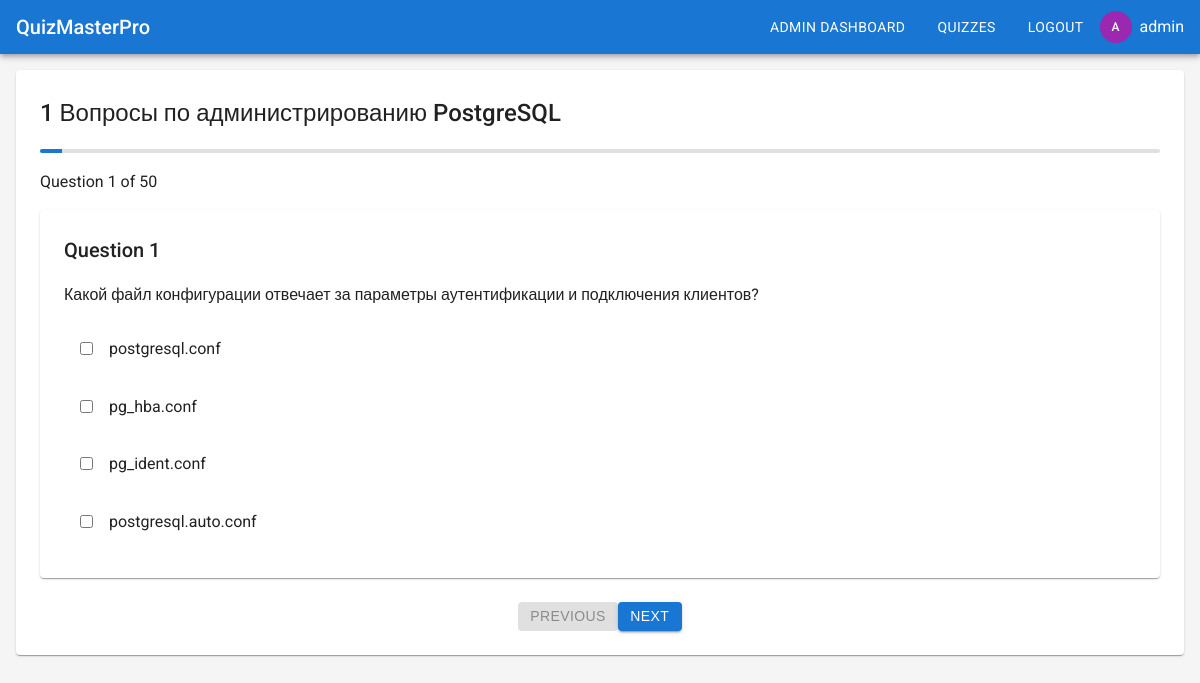
The app's page /quizzes/6/take (signed in), older data.
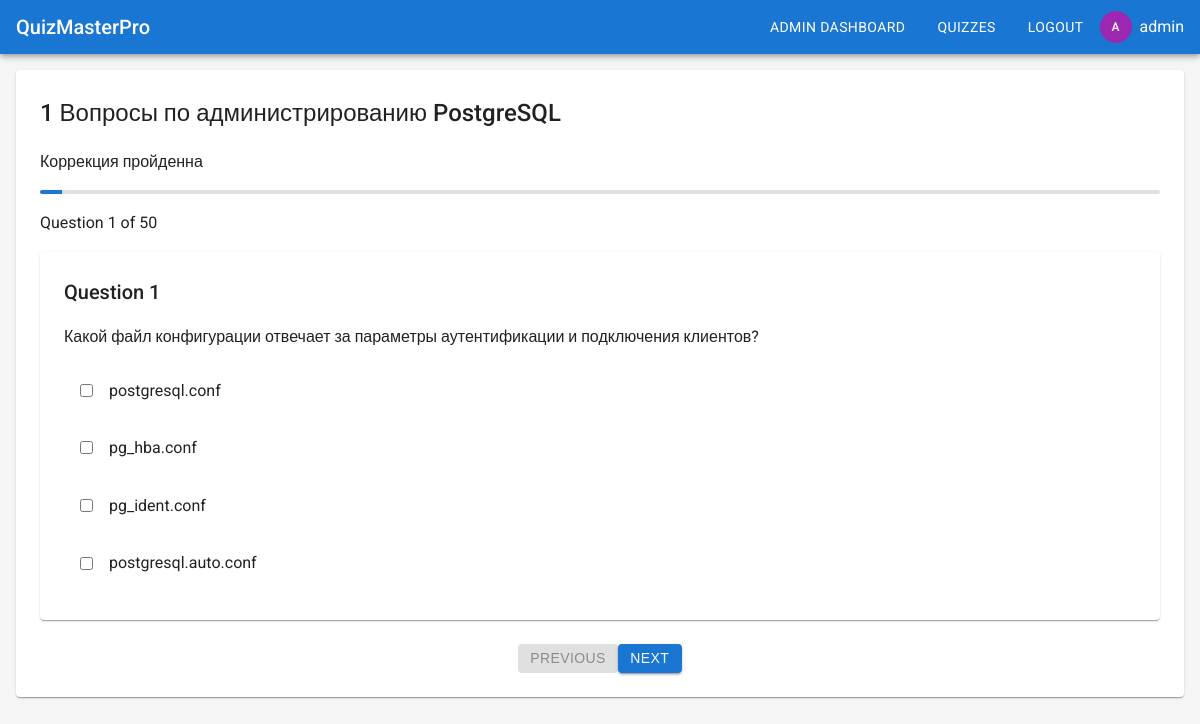
The same page, newer data.
### app/models.py (models this page shows, shortened)
class User(db.Model, UserMixin):
    id = db.Column(db.Integer, primary_key=True)
    username = db.Column(db.String(64), index=True, unique=True)
    password_hash = db.Column(db.String(128))
    is_admin = db.Column(db.Boolean, default=False)
    created_at = db.Column(db.DateTime, default=datetime.utcnow)

class Quiz(db.Model):
    id = db.Column(db.Integer, primary_key=True)
    title = db.Column(db.String(128), nullable=False)
    description = db.Column(db.Text)
    created_at = db.Column(db.DateTime, default=datetime.utcnow)
    created_by = db.Column(db.Integer, db.ForeignKey('user.id'))
    is_active = db.Column(db.Boolean, default=True)
    questions = db.relationship('Question', backref='quiz', lazy='dynamic', cascade='all, delete-orphan')

### app/routes/quiz_routes.py (the view)
@quiz_bp.route('/<int:quiz_id>/take')
@login_required
def take_quiz(quiz_id):
    quiz = Quiz.query.get_or_404(quiz_id)
    questions = Question.query.filter_by(quiz_id=quiz_id).order_by(Question.order).all()
    questions_data = []
    for q in questions:
        answers = Answer.query.filter_by(question_id=q.id).order_by(Answer.order).all()
        questions_data.append({
            'id': q.id,
            'text': q.text,
            'answers': [{'id': a.id, 'text': a.text} for a in answers]
        })
    logger.info(f'User {current_user.username} started quiz {quiz_id}')
    return render_template('quiz/take.html', quiz=quiz, questions=questions_data)

### app/__init__.py (called while the page is built)
def create_app():
    app = Flask(__name__)
    app.config.from_object(Config)
    db.init_app(app)
    login_manager.init_app(app)
    login_manager.login_view = 'auth.login'
    from app.routes.main import main_bp
    from app.routes.auth_routes import auth_bp
    from app.routes.quiz_routes import quiz_bp
    from app.routes.admin_routes import admin_bp
    app.register_blueprint(main_bp)
    app.register_blueprint(auth_bp, url_prefix='/auth')
    app.register_blueprint(quiz_bp, url_prefix='/quizzes')
    app.register_blueprint(admin_bp)
    @login_manager.user_loader
    def load_user(user_id):
        from app.models import User
        return User.query.get(int(user_id))
    return app

### app/templates/quiz/take.html (shortened to what this page needs)
{% extends "base.html" %}
{% block content %}
<div class="card">
    <div class="card-content">
        <h2>{{ quiz.title }}</h2>
        <p>{{ quiz.description or '' }}</p>
        <div id="questionProgress" class="progress-container"></div>
        <div id="quizContainer"></div>
        <div class="flex flex-center mt-3">
            <button id="prevQuestionBtn" class="btn btn-secondary mr-2">Previous</button>
            <button id="nextQuestionBtn" class="btn btn-primary">Next</button>
        </div>
    </div>
</div>
{% endblock %}

### app/templates/base.html (shortened to what this page needs)
<!DOCTYPE html>
<html lang="en">
<head>
    <link rel="stylesheet" href="{{ url_for('static', filename='css/material.css') }}">
</head>
<body>
    <nav class="navbar">
        <a href="{{ url_for('main.index') }}" class="navbar-brand">QuizMasterPro</a>
        <div class="navbar-menu">
            {% if current_user.is_authenticated %}
                {% if current_user.is_admin %}
                    <a href="{{ url_for('admin.dashboard') }}" class="navbar-item">Admin Dashboard</a>
                {% endif %}
                <a href="{{ url_for('quiz.list_quizzes') }}" class="navbar-item">Quizzes</a>
                <a href="{{ url_for('auth.logout') }}" class="navbar-item">Logout</a>
                <div class="user-info">
                    <span class="avatar">{{ current_user.username[0] | upper }}</span>
                    <span>{{ current_user.username }}</span>
                </div>
            {% else %}
                <a href="{{ url_for('auth.login') }}" class="navbar-item">Login</a>
            {% endif %}
        </div>
    </nav>
    <div class="container">
        {% block content %}
        {% endblock %}
    </div>
</body>
</html>

### app/static/css/material.css (style rules this page uses)
:root { --primary: #1976d2; --primary-dark: #1565c0; --primary-light: #42a5f5; --secondary: #9c27b0; --secondary-dark: #7b1fa2; --secondary-light: #ba68c8; --error: #d32f2f; --warning: #ed6c02; --info: #0288d1; --success: #2e7d32; --background: #f5f5f5; --surface: #ffffff; --text-primary: rgba(0, 0, 0, 0.87); --text-secondary: rgba(0, 0, 0, 0.6); --text-disabled: rgba(0, 0, 0, 0.38); --divider: rgba(0, 0, 0, 0.12); }
body { font-family: 'Roboto', sans-serif; margin: 0; padding: 0; background-color: var(--background); color: var(--text-primary); line-height: 1.6; }
h1, h2, h3, h4, h5, h6 { font-weight: 500; margin: 0 0 1rem 0; }
h2 { font-size: 1.5rem; }
.container { max-width: 1200px; margin: 0 auto; padding: 1rem; }
.card { background: var(--surface); border-radius: 4px; box-shadow: 0 2px 1px -1px rgba(0,0,0,0.2), 0 1px 1px 0 rgba(0,0,0,0.14), 0 1px 3px 0 rgba(0,0,0,0.12); padding: 1.5rem; margin-bottom: 1.5rem; }
.btn { display: inline-flex; align-items: center; justify-content: center; padding: 0.25rem 0.75rem; border-radius: 4px; font-size: 0.875rem; font-weight: 500; text-transform: uppercase; letter-spacing: 0.02857em; cursor: pointer; border: none; transition: background-color 250ms cubic-bezier(0.4, 0, 0.2, 1) 0ms, box-shadow 250ms cubic-bezier(0.4, 0, 0.2, 1) 0ms, border 250ms cubic-bezier(0.4, 0, 0.2, 1) 0ms; min-width: 64px; box-shadow: 0 3px 1px -2px rgba(0,0,0,0.2), 0 2px 2px 0 rgba(0,0,0,0.14), 0 1px 5px 0 rgba(0,0,0,0.12); line-height: 1.5; }
.btn:disabled { background-color: rgba(0, 0, 0, 0.12); color: var(--text-disabled); box-shadow: none; cursor: default; }
.btn-primary { background-color: var(--primary); color: white; }
.btn-secondary { background-color: var(--secondary); color: white; }
.navbar { background-color: var(--primary); color: white; padding: 0 1rem; box-shadow: 0 2px 4px -1px rgba(0,0,0,0.2), 0 4px 5px 0 rgba(0,0,0,0.14), 0 1px 10px 0 rgba(0,0,0,0.12); display: flex; justify-content: space-between; align-items: center; }
.navbar-brand { font-size: 1.25rem; font-weight: 500; text-decoration: none; color: white; }
.navbar-menu { display: flex; align-items: center; }
.navbar-item { padding: 1rem; color: white; text-decoration: none; font-size: 0.875rem; text-transform: uppercase; letter-spacing: 0.02857em; }
.user-info { display: flex; align-items: center; }
.avatar { width: 32px; height: 32px; border-radius: 50%; background-color: var(--secondary); color: white; display: flex; align-items: center; justify-content: center; margin-right: 0.5rem; font-size: 0.75rem; font-weight: 500; }
.progress-container { margin: 1rem 0; }
.mt-3 { margin-top: 1.5rem; }
.flex { display: flex; }
.flex-center { display: flex; align-items: center; justify-content: center; }

Row changes from the older to the newer data that the page shows:
changed Quiz "1 Вопросы по администрированию PostgreSQL": description (not shown) → "Коррекция пройденна"
